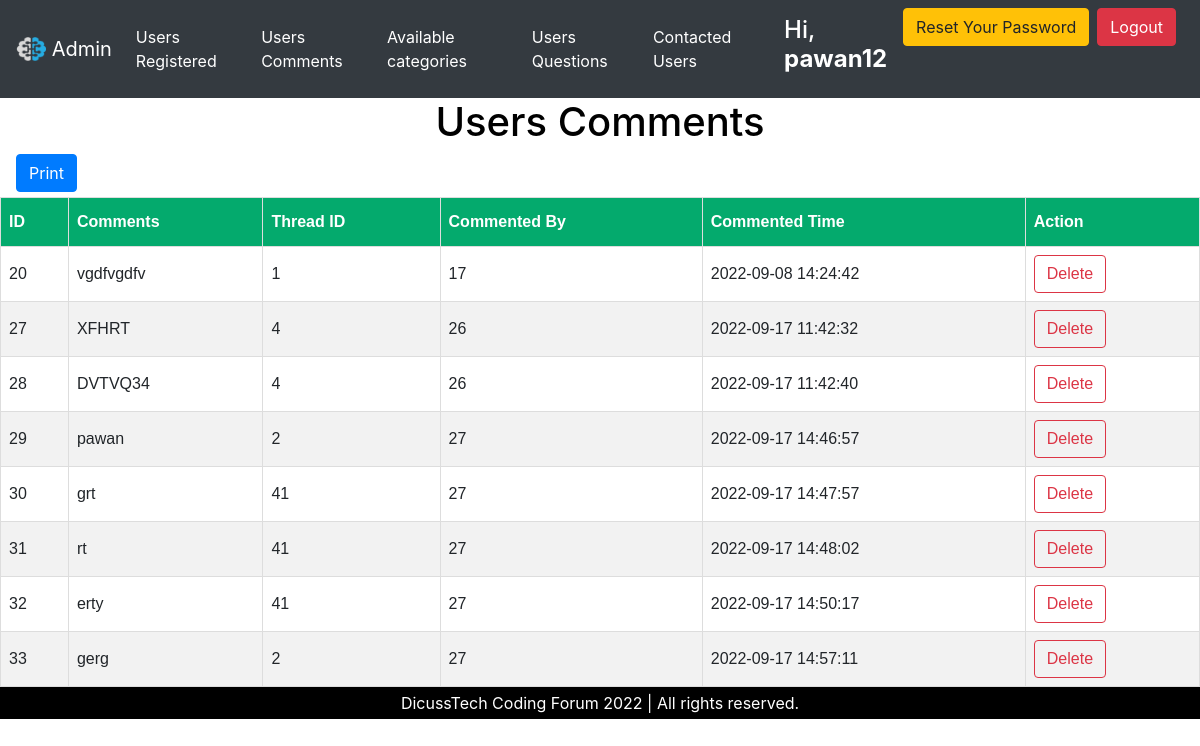
The app's page /admin2/comments.php (signed in) with its own data.
### tables this page shows
CREATE TABLE `comments` (
  `comment_id` int(5) NOT NULL,
  `comment_desc` text NOT NULL,
  `thread_id` int(5) NOT NULL,
  `commented_by` int(5) NOT NULL,
  `comment_time` datetime NOT NULL DEFAULT current_timestamp()
);

### admin2/comments.php (the view, shortened to what this page needs)
<?php
include 'dbconn.php';
?>
<!DOCTYPE html>
<html lang="en">
<head>
</head>
<body>
    <?php include('header_admin.php') ?>
    <h1 style="color:black; text-align:center;">Users Comments</h1>
    <a class="btn btn-primary ml-3 " href="comment-pdf.php" style="margin-bottom :5px; margin-left:5px ">Print</a>
    <table>
        <thead>
            <th>ID</th>
            <th>Comments </th>
            <th>Thread ID</th>
            <th>Commented By</th>
            <th>Commented Time</th>
            <th>Action</th>
        </thead>
        <tbody>
            <?php
            $select_users = $connection->query("SELECT comment_id,comment_desc,thread_id, commented_by,comment_time FROM comments");
            if ($select_users->num_rows  > 0) {
                while ($row = $select_users->fetch_assoc()) {
            ?>
                    <tr>
                        <td><?php echo $row['comment_id']; ?></td>
                        <td><?php echo $row['comment_desc']; ?></td>
                        <td><?php echo $row['thread_id']; ?></td>
                        <td><?php echo $row['commented_by']; ?></td>
                        <td><?php echo $row['comment_time']; ?></td>
                        <td><a class="btn btn-outline-danger" style="text-decoration:none ;" href="comments.php?delete_user=<?php echo $row['comment_id']; ?>" onclick="return confirm('Delete This Comment?');">Delete</a></td>
                    </tr>
            <?php
                }
            } else {
                echo '<p class="empty">There is no any user registered yet!</p>';
            }
            ?>
        </tbody>
    </table>
    <?php include('footer_admin.php') ?>
</body>
</html>

### admin2/comments.php (style rules this page uses)
body { background-color: powderblue; }
table { font-family: Arial, Helvetica, sans-serif; border-collapse: collapse; width: 100%; }
td, th { border: 1px solid #ddd; padding: 8px; }
tr:nth-child(even) { background-color: #f2f2f2; }
th { padding-top: 12px; padding-bottom: 12px; text-align: left; background-color: #04AA6D; color: white; }

### records on screen
comments: comment_id "20", comment_desc "vgdfvgdfv", thread "1", commented_by "17", comment_time "2022-09-08 14:24:42"
comments: comment_id "27", comment_desc "XFHRT", thread "4", commented_by "26", comment_time "2022-09-17 11:42:32"
comments: comment_id "28", comment_desc "DVTVQ34", thread "4", commented_by "26", comment_time "2022-09-17 11:42:40"
comments: comment_id "29", comment_desc "pawan", thread "2", commented_by "27", comment_time "2022-09-17 14:46:57"
comments: comment_id "30", comment_desc "grt", thread "41", commented_by "27", comment_time "2022-09-17 14:47:57"
comments: comment_id "31", comment_desc "rt", thread "41", commented_by "27", comment_time "2022-09-17 14:48:02"
comments: comment_id "32", comment_desc "erty", thread "41", commented_by "27", comment_time "2022-09-17 14:50:17"
comments: comment_id "33", comment_desc "gerg", thread "2", commented_by "27", comment_time "2022-09-17 14:57:11"

### other values on screen
$_SESSION["username"] "pawan12"
